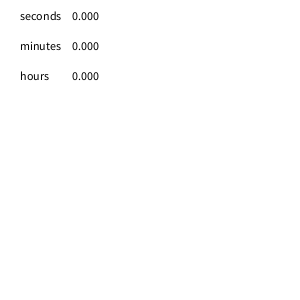
Frame 1 (no input)
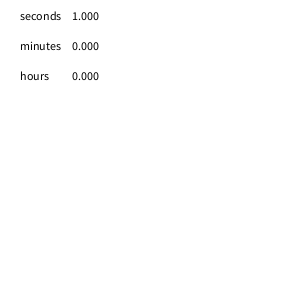
Frame 60 (the mouse pressed at the canvas centre just before this capture)
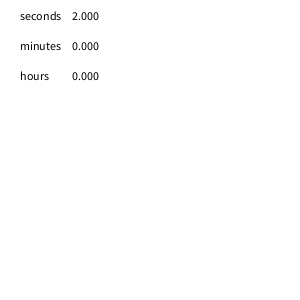
Frame 120 (the mouse held since frame 60 and released just before this capture)

The Processing sketch that drew these frames (run headless with seeded random() and noise(); from frame 60 on, the mouse is pressed at the canvas centre):

// Processing sketch: timer
// ── timer.pde
float seconds;
float minutes;
float hours;

void setup()
{
  size(300, 300);
  background(255);
  fill(255);
  
  seconds=0;
  minutes=0;
  hours=0;
}

void draw()
{
  background(255);
  if (frameCount%60==0 & frameCount>0)
  {
    seconds=seconds+1;
  }
  if (frameCount%3600==0 & frameCount>0 & seconds==60) 
  {
    seconds=0;
    minutes=minutes+1;
  }
  if (frameCount%216000==0 & frameCount>0)
  {
    minutes=0;
    hours=hours+1;
  }
  
  fill(0);
  text("seconds",20,20);
  text("minutes",20,50);
  text("hours",20,80);
  text(seconds,70,20);
  text(minutes, 70,50);
  text(hours, 70,80);
}
